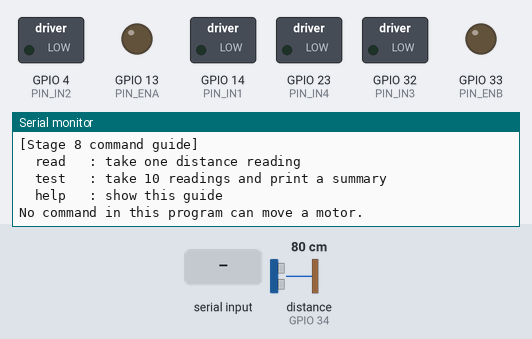
The sketch below on a simulated ESP32. Shown: switched loads named in the sketch (green lamp = pin HIGH), output pins drawn as LEDs (lit = HIGH), the last lines printed to the serial monitor. The test bench sets the inputs (shaded band); at power-on: distance to the obstacle (sensor on GPIO 34) 80 cm. The echo pulse lasts 58.3 µs per cm; pins used as bus, display or sensor lines are not drawn.

Above: at 2.2 s.
2.3 s: "CLEAR\n" received over Serial
At 3.2 s:
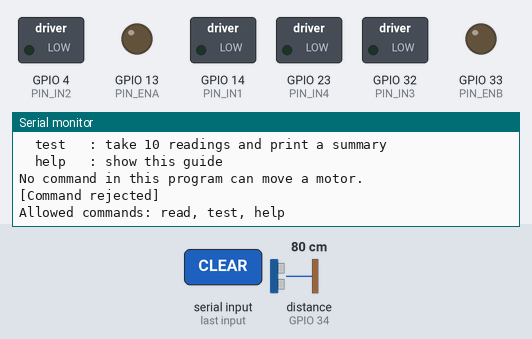
3.8 s: "read\n" received over Serial
At 4.8 s:
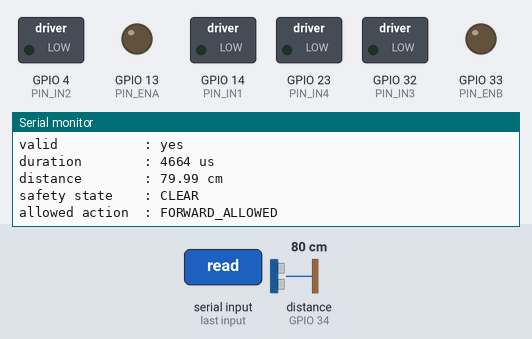
5.3 s: "test\n" received over Serial
At 6.8 s:
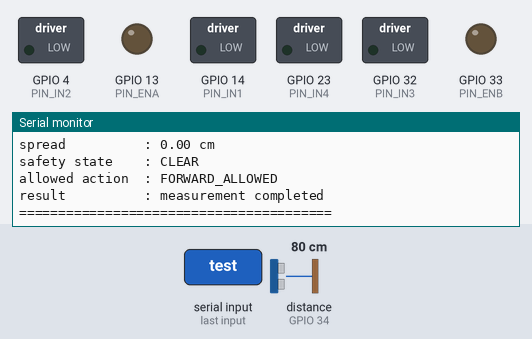
Timing chart, 0 to 8.3 s (numbered marks = the images above; inputs shaded):
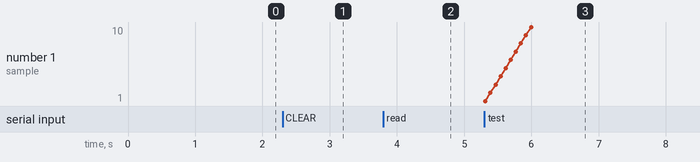

Measured:
- after the input at 2.3 s, the serial monitor: prints a new line at once (image 1)
- after the input at 3.8 s, the serial monitor: prints a new line at once (image 2)
- after the input at 5.3 s, the serial monitor: prints a new line at once (image 3)

The sketch:

atlas_us100_stage8_test.ino
```cpp
#include <Arduino.h>

// ============================================================
// Atlas 6.0 Stage 8
// US-100 Component Test
//
// 安全边界：
// 1. 电机电源必须物理断开。
// 2. 不运行任何运动命令。
// 3. GPIO27 / GPIO34仅用于本次临时单部件测试。
// 4. US-100使用3.3V供电。
// 5. US-100背面模式跳帽必须拔掉。
// ============================================================

// -------------------- US-100临时测试引脚 --------------------
constexpr uint8_t PIN_US100_TRIG = 27;
constexpr uint8_t PIN_US100_ECHO = 34;

// -------------------- 当前L298N引脚 --------------------
// 测试程序只把这些引脚保持LOW，绝不驱动电机。
constexpr uint8_t PIN_ENA = 13;
constexpr uint8_t PIN_IN1 = 14;
constexpr uint8_t PIN_IN2 = 4;

constexpr uint8_t PIN_ENB = 33;
constexpr uint8_t PIN_IN3 = 32;
constexpr uint8_t PIN_IN4 = 23;

// -------------------- 测量参数 --------------------
constexpr float MIN_VALID_DISTANCE_CM = 2.0f;
constexpr float MAX_VALID_DISTANCE_CM = 400.0f;

constexpr float FORCE_STOP_THRESHOLD_CM = 25.0f;
constexpr float CLEAR_THRESHOLD_CM = 50.0f;

constexpr unsigned long ECHO_TIMEOUT_US = 30000UL;
constexpr unsigned long BETWEEN_PINGS_MS = 70UL;

constexpr uint8_t BATCH_SAMPLE_COUNT = 10;

struct DistanceReading {
  bool valid;
  float distanceCm;
  unsigned long durationUs;
};

// ============================================================
// 安全：保持全部电机控制引脚LOW
// ============================================================

void holdAllMotorPinsLow() {
  const uint8_t motorPins[] = {
    PIN_ENA,
    PIN_IN1,
    PIN_IN2,
    PIN_ENB,
    PIN_IN3,
    PIN_IN4
  };

  for (uint8_t i = 0; i < sizeof(motorPins); i++) {
    pinMode(motorPins[i], OUTPUT);
    digitalWrite(motorPins[i], LOW);
  }
}

// ============================================================
// US-100单次测量
// ============================================================

DistanceReading readUS100Once() {
  digitalWrite(PIN_US100_TRIG, LOW);
  delayMicroseconds(3);

  digitalWrite(PIN_US100_TRIG, HIGH);
  delayMicroseconds(10);

  digitalWrite(PIN_US100_TRIG, LOW);

  const unsigned long durationUs =
      pulseIn(PIN_US100_ECHO, HIGH, ECHO_TIMEOUT_US);

  if (durationUs == 0) {
    return {
      false,
      0.0f,
      0UL
    };
  }

  const float distanceCm =
      static_cast<float>(durationUs) * 0.0343f / 2.0f;

  const bool valid =
      distanceCm >= MIN_VALID_DISTANCE_CM &&
      distanceCm <= MAX_VALID_DISTANCE_CM;

  return {
    valid,
    distanceCm,
    durationUs
  };
}

// ============================================================
// 数值排序和中位数
// ============================================================

void sortValues(float values[], uint8_t count) {
  for (uint8_t i = 0; i < count; i++) {
    for (uint8_t j = i + 1; j < count; j++) {
      if (values[j] < values[i]) {
        const float temporary = values[i];
        values[i] = values[j];
        values[j] = temporary;
      }
    }
  }
}

float calculateMedian(const float values[], uint8_t count) {
  if (count == 0) {
    return 0.0f;
  }

  if (count % 2 == 1) {
    return values[count / 2];
  }

  return (
      values[count / 2 - 1] +
      values[count / 2]
  ) / 2.0f;
}

// ============================================================
// 安全状态
// ============================================================

const char* classifyDistance(
    float medianDistanceCm,
    uint8_t invalidCount) {

  // 最终安全策略：只要本批次出现无效数据，就不能认为道路安全。
  if (invalidCount > 0) {
    return "SENSOR_INVALID_STOP";
  }

  if (medianDistanceCm < FORCE_STOP_THRESHOLD_CM) {
    return "FORCE_STOP";
  }

  if (medianDistanceCm <= CLEAR_THRESHOLD_CM) {
    return "CAUTION";
  }

  return "CLEAR";
}

const char* allowedActionForState(const char* state) {
  if (strcmp(state, "CLEAR") == 0) {
    return "FORWARD_ALLOWED";
  }

  if (strcmp(state, "CAUTION") == 0) {
    return "SLOW_OR_WARN";
  }

  return "STOP";
}

// ============================================================
// 单次读取输出
// ============================================================

void printSingleReading() {
  const DistanceReading reading = readUS100Once();

  Serial.println();
  Serial.println("[Single US-100 reading]");

  if (!reading.valid) {
    Serial.println("valid           : no");
    Serial.println("distance        : INVALID");
    Serial.println("safety state    : SENSOR_INVALID_STOP");
    Serial.println("allowed action  : STOP");
    return;
  }

  const char* state =
      reading.distanceCm < FORCE_STOP_THRESHOLD_CM
          ? "FORCE_STOP"
          : (
              reading.distanceCm <= CLEAR_THRESHOLD_CM
                  ? "CAUTION"
                  : "CLEAR"
            );

  Serial.println("valid           : yes");

  Serial.print("duration        : ");
  Serial.print(reading.durationUs);
  Serial.println(" us");

  Serial.print("distance        : ");
  Serial.print(reading.distanceCm, 2);
  Serial.println(" cm");

  Serial.print("safety state    : ");
  Serial.println(state);

  Serial.print("allowed action  : ");
  Serial.println(allowedActionForState(state));
}

// ============================================================
// 10次批量测试
// ============================================================

void runBatchTest() {
  float validDistances[BATCH_SAMPLE_COUNT];

  uint8_t validCount = 0;
  uint8_t invalidCount = 0;

  Serial.println();
  Serial.println("========================================");
  Serial.println("[US-100 batch test]");
  Serial.println("samples         : 10");
  Serial.println("motor power     : must be physically disconnected");
  Serial.println("----------------------------------------");

  for (uint8_t i = 0; i < BATCH_SAMPLE_COUNT; i++) {
    const DistanceReading reading = readUS100Once();

    Serial.print("sample ");
    Serial.print(i + 1);
    Serial.print("        : ");

    if (!reading.valid) {
      invalidCount++;
      Serial.println("INVALID");
    } else {
      validDistances[validCount] = reading.distanceCm;
      validCount++;

      Serial.print(reading.distanceCm, 2);
      Serial.print(" cm; duration=");
      Serial.print(reading.durationUs);
      Serial.println(" us");
    }

    delay(BETWEEN_PINGS_MS);
  }

  Serial.println("----------------------------------------");

  Serial.print("valid readings  : ");
  Serial.print(validCount);
  Serial.print(" / ");
  Serial.println(BATCH_SAMPLE_COUNT);

  Serial.print("invalid readings: ");
  Serial.print(invalidCount);
  Serial.print(" / ");
  Serial.println(BATCH_SAMPLE_COUNT);

  if (validCount == 0) {
    Serial.println("median          : unavailable");
    Serial.println("minimum         : unavailable");
    Serial.println("maximum         : unavailable");
    Serial.println("spread          : unavailable");
    Serial.println("safety state    : SENSOR_INVALID_STOP");
    Serial.println("allowed action  : STOP");
    Serial.println("result          : not passed");
    Serial.println("========================================");
    return;
  }

  sortValues(validDistances, validCount);

  const float medianDistance =
      calculateMedian(validDistances, validCount);

  const float minimumDistance =
      validDistances[0];

  const float maximumDistance =
      validDistances[validCount - 1];

  const float spread =
      maximumDistance - minimumDistance;

  const char* safetyState =
      classifyDistance(
          medianDistance,
          invalidCount
      );

  Serial.print("median          : ");
  Serial.print(medianDistance, 2);
  Serial.println(" cm");

  Serial.print("minimum         : ");
  Serial.print(minimumDistance, 2);
  Serial.println(" cm");

  Serial.print("maximum         : ");
  Serial.print(maximumDistance, 2);
  Serial.println(" cm");

  Serial.print("spread          : ");
  Serial.print(spread, 2);
  Serial.println(" cm");

  Serial.print("safety state    : ");
  Serial.println(safetyState);

  Serial.print("allowed action  : ");
  Serial.println(allowedActionForState(safetyState));

  Serial.print("result          : ");
  Serial.println(
      invalidCount == 0
          ? "measurement completed"
          : "sensor data not fully reliable"
  );

  Serial.println("========================================");
}

void printHelp() {
  Serial.println();
  Serial.println("[Stage 8 command guide]");
  Serial.println("  read   : take one distance reading");
  Serial.println("  test   : take 10 readings and print a summary");
  Serial.println("  help   : show this guide");
  Serial.println();
  Serial.println("No command in this program can move a motor.");
}

void processSerialCommand(String command) {
  command.trim();
  command.toLowerCase();

  if (command.length() == 0) {
    return;
  }

  if (command == "read") {
    printSingleReading();
    return;
  }

  if (command == "test") {
    runBatchTest();
    return;
  }

  if (command == "help") {
    printHelp();
    return;
  }

  Serial.println();
  Serial.println("[Command rejected]");
  Serial.println("Allowed commands: read, test, help");
}

// ============================================================
// Arduino setup/loop
// ============================================================

void setup() {
  // 第一动作：保证所有电机控制引脚为LOW。
  holdAllMotorPinsLow();

  pinMode(PIN_US100_TRIG, OUTPUT);
  digitalWrite(PIN_US100_TRIG, LOW);

  // GPIO34是输入专用脚。
  pinMode(PIN_US100_ECHO, INPUT);

  Serial.begin(115200);
  delay(1000);

  Serial.println();
  Serial.println("========================================");
  Serial.println("Atlas 6.0 Stage 8 US-100 Component Test");
  Serial.println("motor outputs   : LOW");
  Serial.println("motor power     : must be disconnected");
  Serial.println("US-100 mode     : Trigger/Echo; rear jumper removed");
  Serial.println("US-100 power    : 3.3V");
  Serial.println("Trig            : GPIO27");
  Serial.println("Echo            : GPIO34");
  Serial.println("safety          : no motor commands exist");
  Serial.println("========================================");

  printHelp();
}

void loop() {
  holdAllMotorPinsLow();

  if (Serial.available() > 0) {
    String command = Serial.readStringUntil('\n');
    processSerialCommand(command);
  }
}
```
